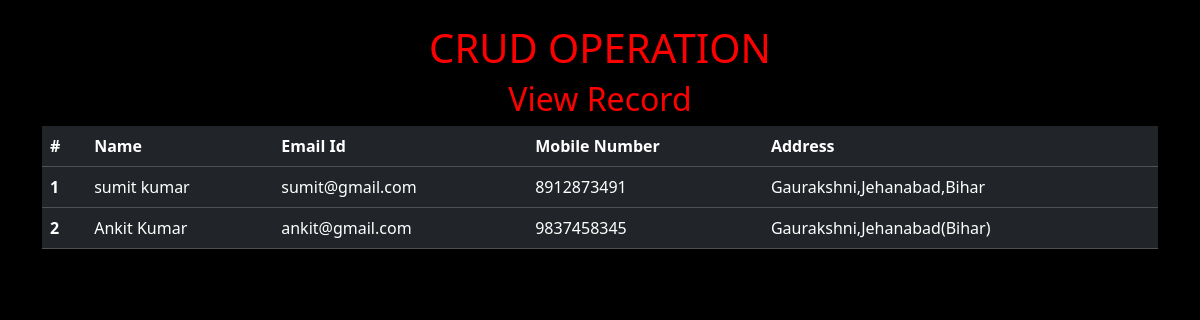
Screenshot of /view/ with the database file from the repository.
### crud/models.py (models this page shows)
class createRecord(models.Model):
    fname=models.CharField(max_length=100)
    lname=models.CharField(max_length=100)
    email=models.CharField(max_length=100)
    mob=models.CharField(max_length=10)
    address=models.TextField()

### crud/views.py (the view)
# urls.py: path('view/', view,name="view"),
def view(request):
    queryset=createRecord.objects.all()
    context={'title':'View Record','query':queryset}
    return render(request,"view.html",context)

### crud/templates/view.html
{% extends "base.html" %}
{% block start %}
<h2 class="text-center">{{title}}</h2>
<div class="container">
    <table class="table table-dark">
        <thead>
          <tr>
            <th scope="col">#</th>
            <th scope="col">Name</th>
            <th scope="col">Email Id</th>
            <th scope="col">Mobile Number</th>
            <th scope="col">Address</th>
          </tr>
        </thead>
        <tbody>
        {% for obj in query %}
          <tr>
            <th scope="row">{{forloop.counter}}</th>
            <td>{{obj.fname}} {{obj.lname}}</td>
            <td>{{obj.email}}</td>
            <td>{{obj.mob}}</td>
            <td>{{obj.address}}</td>
          </tr>
        {% endfor %}
        </tbody>
      </table>
</div>
{% endblock %}

### crud/templates/base.html (shortened to what this page needs)
<!DOCTYPE html>
<html lang="en">
<head>
    <link href="https://cdn.jsdelivr.net/npm/bootstrap@5.3.2/dist/css/bootstrap.min.css" rel="stylesheet"
>
</head>
<body>
    <br>
    <h1 class="text-center">CRUD OPERATION</h2>
    {% block start%}
    {% endblock %}
</body>
</html>

### crud/templates/base.html (style rules this page uses)
body { background-color: black; }
h1 { color:red; }
h2 { color: red; }

### rows the page displays
createRecord: fname "sumit", lname "kumar", email "sumit@gmail.com", mob "8912873491", address "Gaurakshni,Jehanabad,Bihar"
createRecord: fname "Ankit", lname "Kumar", email "ankit@gmail.com", mob "9837458345", address "Gaurakshni,Jehanabad(Bihar)"

### other values shown
{{ title }} "View Record"
